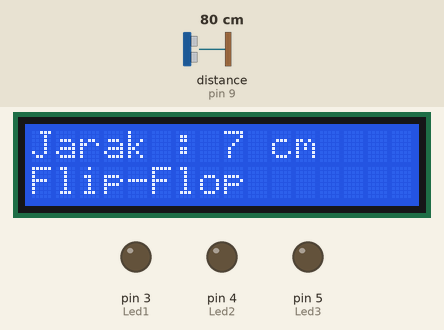
Simulated run of this sketch. Board: Arduino Uno, built with avr-gcc and run on an emulated ATmega328P. Shown: 16×2 character LCD, output pins drawn as LEDs (lit = HIGH). Wiring (inferred from the names in the program): ultrasonic range finder: trigger pin 10; echo pin 9. Dashed ring = blinking. The test bench sets the inputs (shaded band); at power-on: distance to the obstacle (sensor on pin 9) 80 cm. The echo pulse lasts 58.3 µs per cm; pins used as bus, display or sensor lines are not drawn.

Above: at 1.2 s.
1.3 s: distance to the obstacle (sensor on pin 9) set to 199 cm
At 5.9 s:
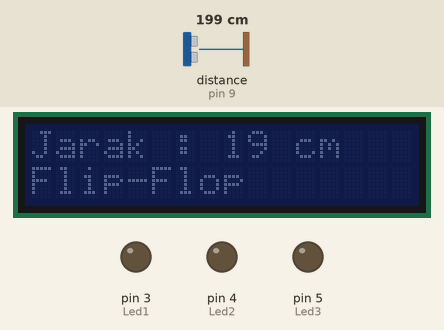
6.8 s: distance to the obstacle (sensor on pin 9) set to 208 cm
At 8.9 s:
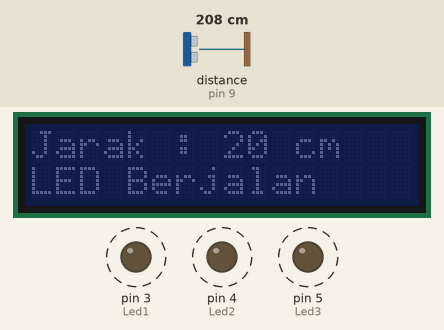
11.4 s: distance to the obstacle (sensor on pin 9) set to 2 cm
At 15.7 s:
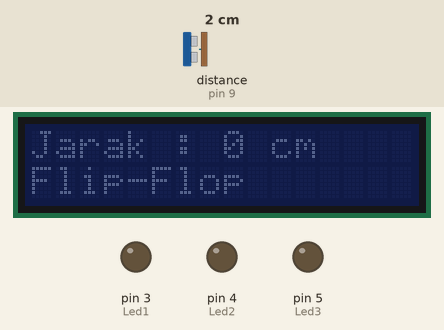
Timing chart, 0 to 21.9 s (numbered marks = the images above; inputs shaded):
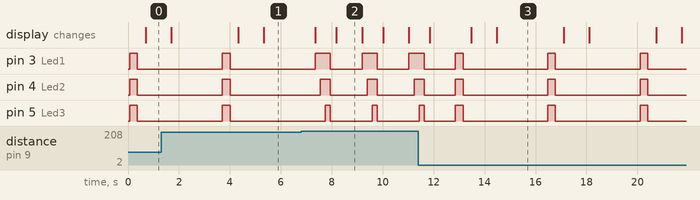

Measured:
- the behaviour switches between 202 and 203 cm on distance to the obstacle (sensor on pin 9) (found by bisection; images 1 and 2)
- after the input at 1.3 s, the display: first differs from a run without the input after 3.0 s (image 1 shows a later state)
- after the input at 6.8 s, pin 3 (Led1): alternates HIGH for 0.60 s and LOW for 1.2 s, starting after 1.1 s; pin 4 (Led2): alternates HIGH for 0.40 s and LOW for 1.4 s, starting after 0.75 s; pin 5 (Led3): alternates HIGH for 0.20 s and LOW for 1.6 s, starting after 0.95 s; the display: first changes after 0.55 s (image 2 shows a later state)
- what the display in image 2 shows lasts 1.0 s, from 8.2 s to 9.2 s

The sketch:

pert4.ino
```cpp
#include <Wire.h>
#include <LiquidCrystal_I2C.h>

// Set the LCD address to 0x27 for a 16 chars and 2 line display
LiquidCrystal_I2C lcd(0x27, 16, 2);
const int trigPin = 10;
const int echoPin = 9;

int Led1=3;
int Led2=4;
int Led3=5;

long duration;
int distance;

void setup()
{
  pinMode(Led1, OUTPUT);pinMode(Led2, OUTPUT);pinMode(Led3, OUTPUT);
  pinMode(trigPin, OUTPUT); //sets the trigPin an Output
  pinMode(echoPin, INPUT);
  lcd.begin();
}

void loop()
{
  digitalWrite(trigPin, LOW);
  delayMicroseconds(2);
  digitalWrite(trigPin, HIGH);
  delayMicroseconds(10);
  digitalWrite(trigPin, LOW);

  //
  duration = pulseIn(echoPin, HIGH);

  //
  distance = duration*0.0034/2;

  //LED
  if(distance < 20)
  {
  digitalWrite (Led1, HIGH);
  digitalWrite (Led2, HIGH);
  digitalWrite (Led3, HIGH);
  delay(300);
  digitalWrite (Led1, LOW);
  digitalWrite (Led2, LOW);
  digitalWrite (Led3, LOW);
  delay(300);
  lcd.clear();
  lcd.setCursor(0,0);
  lcd.print("Jarak : ");
  lcd.print(distance);
  lcd.print(" cm");
  lcd.setCursor(0,1);
  lcd.print("Flip-Flop");
  lcd.backlight();
  delay(1000);
  lcd.noBacklight();
  delay(1000);
  delay(1000);
  }
  else if(distance >= 20 && distance <=40)
  {
  lcd.clear();
  digitalWrite (Led1, HIGH);
  delay(200);
  digitalWrite (Led2, HIGH);
  delay(200);
  digitalWrite (Led3, HIGH);
  delay(200);
  digitalWrite (Led1, LOW);
  digitalWrite (Led2, LOW);
  digitalWrite (Led3, LOW);
  delay(200);
  lcd.setCursor(0,0);
  lcd.print("Jarak : ");
  lcd.print(distance);
  lcd.print(" cm");
  lcd.setCursor(0,1);
  lcd.print("LED Berjalan");
  delay(1000);
  }
  else
  {
  lcd.clear();
  digitalWrite (Led2, HIGH);
  lcd.setCursor(0,0);
  lcd.print("Jarak : ");
  lcd.print(distance);
  lcd.print(" cm");
  delay(1000);
  }
}
```
